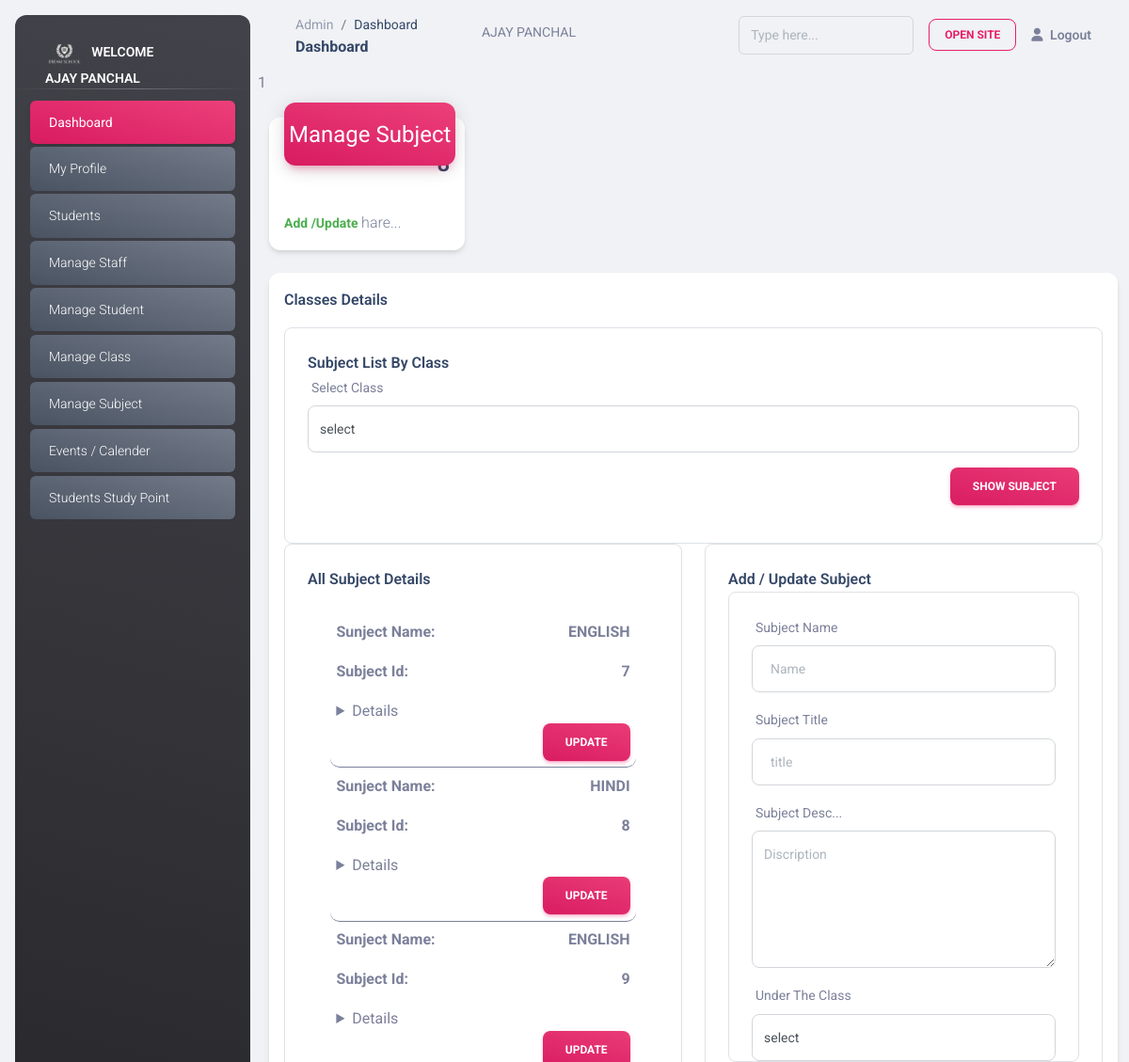
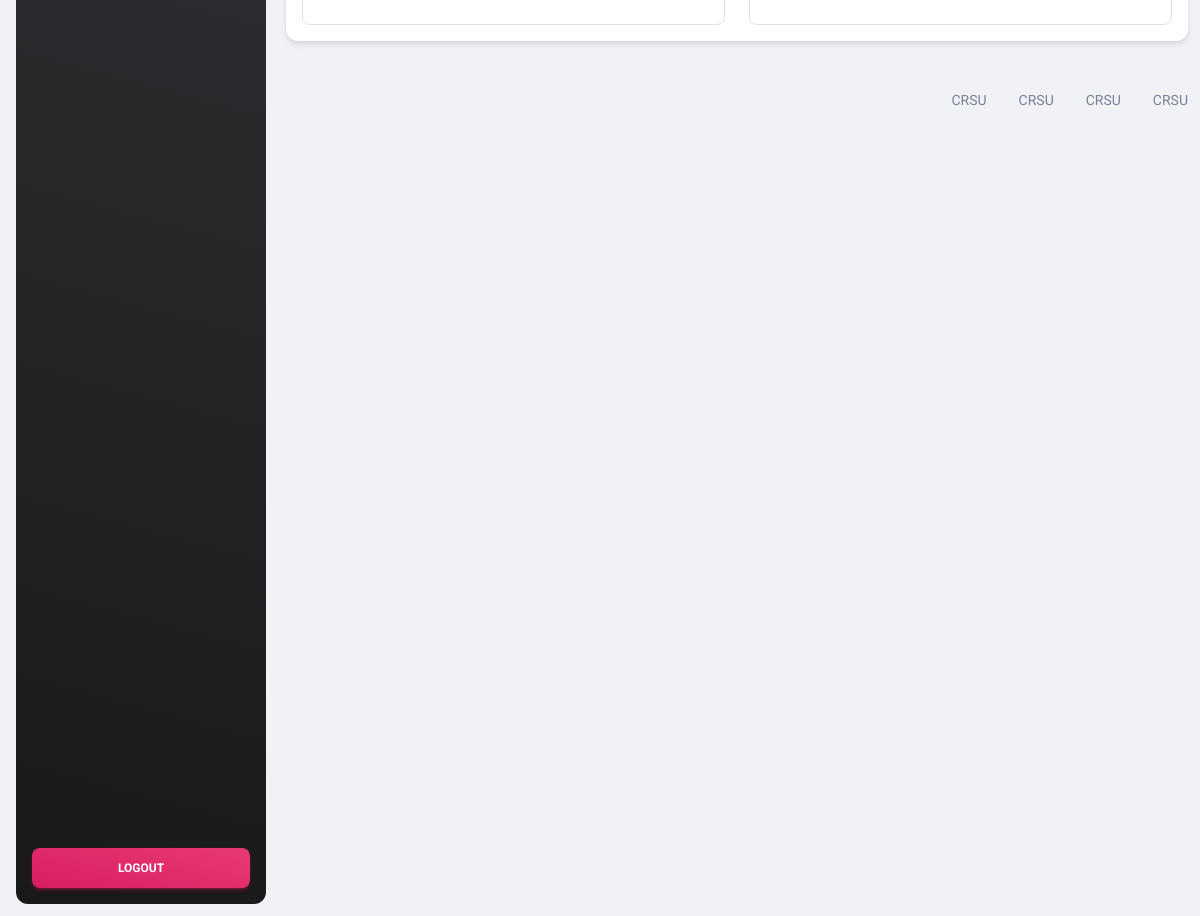
Screenshot of /admin/managesubject.php (signed in) with the database file from the repository (2 pictures, top to bottom).
### tables this page shows
CREATE TABLE `subject` (
  `id` int(11) NOT NULL,
  `subject_name` varchar(500) DEFAULT NULL,
  `subject_title` mediumtext DEFAULT NULL,
  `discription` longtext DEFAULT NULL,
  `class_id` int(11) DEFAULT NULL,
  `insert_by` int(11) DEFAULT NULL,
  `update_by` int(11) DEFAULT NULL,
  `insert_at` timestamp NULL DEFAULT current_timestamp(),
  `update_at` timestamp NULL DEFAULT current_timestamp()
);

### admin/managesubject.php (the view, shortened to what this page needs)
<?php
include "header.php";
$subject_title = $class_id = $subject_name = $discription = $class_name = "";
?>
<main class="main-content position-relative max-height-vh-100 h-100 border-radius-lg ">
  <?= include("navBar.php") ?>
  <div class="container-fluid py-4">
    <div class="row">
      <div class="col-xl-3 col-sm-6 mb-xl-0 mb-4">
        <div class="card">
          <div class="card-header p-3 pt-2">
            <div
              class="icon icon-lg icon-shape bg-gradient-primary shadow-primary text-center border-radius-xl mt-n4 position-absolute">
              <i class="material-icons opacity-10">Manage Subject</i>
            </div>
            <div class="text-end pt-1">
              <?php
              $sql = "SELECT id FROM subject ";
              $sql = mysqli_query($conn, $sql);
              $total_subj_row = mysqli_num_rows($sql);
              ?>
              <p class="text-sm mb-0 text-capitalize">Total Subject</p>
              <h4 class="mb-0"><?= $total_subj_row ?></h4>
            </div>
          </div>
          <hr class="primary horizontal my-0">
          <div class="card-footer p-3">
            <p class="mb-0"><span class="text-success text-sm font-weight-bolder">Add /Update </span> hare...</p>
          </div>
        </div>
      </div>
    </div>
    <div class="col-md-12 mb-lg-0 mb-4">
      <div class="card mt-4">
        <div class="card-header pb-0 p-3">
          <div class="row">
            <div class="col-6 d-flex align-items-center">
              <h6 class="mb-0">Classes Details</h6>
            </div>
          </div>
        </div>
        <div class="card-body p-3">
          <div class="row">
            <div class="col-md-12 mb-md-0 mb-4">
              <div class="card card-body border card-plain border-radius-lg  ">
                <h6 class="mb-0">Subject List By Class</h6>
                <div>
                  <form method="get">
                    <div class="mb-3">
                      <label class="form-label">Select Class</label>
                      <select name="cls" class="form-control form-control-lg">
                        <option value="">select</option>
                        <?php
                            $sql = "SELECT * FROM `classes`";
                            $sql = mysqli_query($conn, $sql);
                            while ($row = mysqli_fetch_assoc($sql)) {
                              if (isset($_GET['cls'])) {
                                $cls = $_GET['cls'];
                                if ($row['id'] == $cls) {
                                  $class_name = $row['class_name'];
                                }
                              } else {
                                $cls = "";
                              }
                            ?>
                        <?php } ?>
                      </select>
                    </div>
                    <div class="mb-3 text-end">
                      <button type="submit" class="btn bg-gradient-primary mb-0" href="javascript:;">Show Subject</button>
                    </div>
                  </form>
                </div>
              </div>
            </div>
          </div>
          <div class="row">
            <div class="col-md-6 mb-md-0 mb-4">
              <div class="card card-body border card-plain border-radius-lg  ">
                <h6 class="mb-0">All Subject Details <span style="color:green"><?= $class_name ?></span></h6>
                <div class="card card-body   card-plain border-radius-lg  "
                  style="overflow-y: scroll;min-height: 300px; max-height: 500px;">
                  <?php
                       $sql = "SELECT * FROM subject ";
                       $sql = mysqli_query($conn, $sql);
                       if (mysqli_num_rows($sql) > 0) {
                         while ($subj_row = mysqli_fetch_assoc($sql)) {
                       ?>
                  <div class="col-md-12 mb-md-0 mb-4 event-item">
                    <p><b>Sunject Name: </b><b style="float:right"><?= $subj_row['subject_name'] ?></b></p>
                    <p><b>Subject Id: </b><b style="float:right"><?= $subj_row['id'] ?></b></p>
                    <details>
                    </details>
                    <div class="col-12 text-end">
                      <a class="btn bg-gradient-primary mb-0"
                        href="managesubject.php?cls=<?= $cls ?>&subj=<?= $subj_row['id'] ?>">update</a>
                    </div>
                  </div>
                  <?php
                         }
                       }
                         ?>
                </div>
              </div>
            </div>
            <div class="col-md-6 mb-md-0 mb-4">
              <div class="card card-body border card-plain border-radius-lg  ">
                <h6 class="mb-0">Add / Update Subject</h6>
                <div class="card card-body border card-plain border-radius-lg  "
                  style="overflow-y: scroll;min-height: 300px; max-height: 500px;">
                  <form method="post">
                    <div class="mb-3">
                      <label class="form-label">Subject Name</label>
                      <input type="text" name="subject_name" class="form-control form-control-lg"
                        value="<?= $subject_name ?>" placeholder="  Name">
                    </div>
                    <div class="mb-3">
                      <label class="form-label">Subject Title</label>
                      <input type="text" name="subject_title" class="form-control form-control-lg"
                        value="<?= $subject_title ?>" placeholder="  title">
                    </div>
                    <div class="mb-3">
                      <label class="form-label">Subject Desc...</label>
                      <textarea name="discription" placeholder="Discription" class="form-control form-control-lg"
                        rows="5"><?= $discription ?></textarea>
                    </div>
                    <div class="mb-3">
                      <label class="form-label">Under The Class</label>
                      <select name="class_id" class="form-control form-control-lg">
                        <option value="">select</option>
                      </select>
                    </div>
                  </form>
                </div>
              </div>
            </div>
          </div>
        </div>
      </div>
    </div>
  </div>
</main>
<?php include "footer.php" ?>

### assets/css/nucleo-svg.css (style rules this page uses)
.icon { display: inline-block; color: #111111; height: 1em; width: 1em; }
.icon-lg { height: 1.6em; width: 1.6em; }
.icon { fill: currentColor; stroke: none; }

### rows the page displays
subject: subject_name "ENGLISH", id "7"
subject: subject_name "HINDI", id "8"
subject: subject_name "ENGLISH", id "9"

### other values shown
$_SESSION['admin_name'] "AJAY PANCHAL"
include("navBar.php") "1"
$total_subj_row "8"
